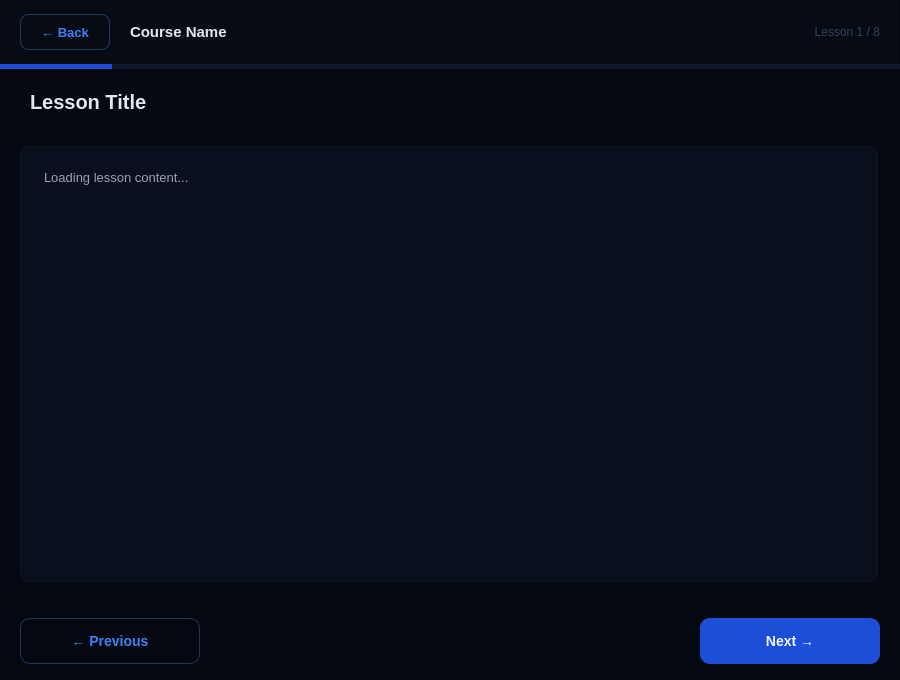
<?xml version="1.0" encoding="UTF-8"?>
<ui version="4.0">
 <class>lessonviewerwindow</class>
 <widget class="QWidget" name="lessonviewerwindow">
  <property name="geometry"><rect><x>0</x><y>0</y><width>900</width><height>680</height></rect></property>
  <property name="windowTitle"><string>Langora — Lesson</string></property>
  <property name="styleSheet"><string notr="true">QWidget#lessonviewerwindow{background-color:#050810;}</string></property>
  <!-- TOP BAR -->
  <widget class="QFrame" name="topbar">
   <property name="geometry"><rect><x>0</x><y>0</y><width>900</width><height>64</height></rect></property>
   <property name="styleSheet"><string notr="true">QFrame#topbar{background-color:#070b14;border-bottom:1px solid #0f1629;}</string></property>
   <property name="frameShape"><enum>QFrame::Shape::StyledPanel</enum></property>
   <widget class="QPushButton" name="pushButton_back">
    <property name="geometry"><rect><x>20</x><y>14</y><width>90</width><height>36</height></rect></property>
    <property name="styleSheet"><string notr="true">QPushButton{background:transparent;color:#3b82f6;border:1px solid #1e3a5f;border-radius:8px;font-size:13px;font-weight:bold;}QPushButton:hover{background:#070f24;border-color:#1d4ed8;}</string></property>
    <property name="text"><string>← Back</string></property>
   </widget>
   <widget class="QLabel" name="label_course_name">
    <property name="geometry"><rect><x>130</x><y>14</y><width>500</width><height>36</height></rect></property>
    <property name="styleSheet"><string notr="true">QLabel{color:#e2e8f0;font-size:15px;font-weight:bold;background:transparent;}</string></property>
    <property name="text"><string>Course Name</string></property>
   </widget>
   <widget class="QLabel" name="label_progress">
    <property name="geometry"><rect><x>730</x><y>14</y><width>150</width><height>36</height></rect></property>
    <property name="styleSheet"><string notr="true">QLabel{color:#334155;font-size:12px;background:transparent;}</string></property>
    <property name="text"><string>Lesson 1 / 8</string></property>
    <property name="alignment"><set>Qt::AlignmentFlag::AlignRight|Qt::AlignmentFlag::AlignVCenter</set></property>
   </widget>
  </widget>
  <!-- PROGRESS BAR -->
  <widget class="QFrame" name="prog_bg">
   <property name="geometry"><rect><x>0</x><y>64</y><width>900</width><height>5</height></rect></property>
   <property name="styleSheet"><string notr="true">QFrame{background:#0f1629;border:none;}</string></property>
  </widget>
  <widget class="QFrame" name="prog_fill">
   <property name="geometry"><rect><x>0</x><y>64</y><width>112</width><height>5</height></rect></property>
   <property name="styleSheet"><string notr="true">QFrame{background:#1d4ed8;border:none;}</string></property>
  </widget>
  <!-- LESSON TITLE -->
  <widget class="QLabel" name="label_lesson_title">
   <property name="geometry"><rect><x>30</x><y>84</y><width>840</width><height>36</height></rect></property>
   <property name="styleSheet"><string notr="true">QLabel{color:#e2e8f0;font-size:20px;font-weight:bold;background:transparent;}</string></property>
   <property name="text"><string>Lesson Title</string></property>
  </widget>
  <!-- SCROLL AREA WITH CONTENT -->
  <widget class="QScrollArea" name="scrollArea">
   <property name="geometry"><rect><x>0</x><y>130</y><width>900</width><height>470</height></rect></property>
   <property name="styleSheet"><string notr="true">QScrollArea{background:#050810;border:none;}QScrollBar:vertical{background:#070b14;width:6px;border-radius:3px;}QScrollBar::handle:vertical{background:#1d4ed8;border-radius:3px;min-height:20px;}QScrollBar::add-line:vertical,QScrollBar::sub-line:vertical{height:0;}</string></property>
   <property name="widgetResizable"><bool>true</bool></property>
   <property name="frameShape"><enum>QFrame::Shape::NoFrame</enum></property>
   <widget class="QWidget" name="scrollContents">
    <property name="geometry"><rect><x>0</x><y>0</y><width>898</width><height>468</height></rect></property>
    <property name="styleSheet"><string notr="true">QWidget{background:#050810;}</string></property>
    <widget class="QLabel" name="label_content">
     <property name="geometry"><rect><x>20</x><y>16</y><width>858</width><height>436</height></rect></property>
     <property name="styleSheet"><string notr="true">QLabel{color:#94a3b8;font-size:13px;font-family:"Consolas","Courier New",monospace;background:#0a0f1e;border:1px solid #0f1629;border-radius:10px;padding:20px;line-height:1.8;}</string></property>
     <property name="text"><string>Loading lesson content...</string></property>
     <property name="wordWrap"><bool>true</bool></property>
     <property name="alignment"><set>Qt::AlignmentFlag::AlignTop|Qt::AlignmentFlag::AlignLeft</set></property>
    </widget>
   </widget>
  </widget>
  <!-- NAVIGATION BUTTONS -->
  <widget class="QPushButton" name="pushButton_prev">
   <property name="geometry"><rect><x>20</x><y>618</y><width>180</width><height>46</height></rect></property>
   <property name="styleSheet"><string notr="true">QPushButton{background:transparent;color:#3b82f6;border:1px solid #1e3a5f;border-radius:10px;font-size:14px;font-weight:bold;}QPushButton:hover{background:#070f24;border-color:#1d4ed8;}QPushButton:disabled{color:#1e3a5f;border-color:#0a0f1e;}</string></property>
   <property name="text"><string>← Previous</string></property>
  </widget>
  <widget class="QPushButton" name="pushButton_next">
   <property name="geometry"><rect><x>700</x><y>618</y><width>180</width><height>46</height></rect></property>
   <property name="styleSheet"><string notr="true">QPushButton{background:#1d4ed8;color:#eff6ff;border:none;border-radius:10px;font-size:14px;font-weight:bold;}QPushButton:hover{background:#2563eb;}QPushButton:pressed{background:#1e40af;}</string></property>
   <property name="text"><string>Next →</string></property>
  </widget>
 </widget>
 <resources/>
 <connections/>
</ui>
